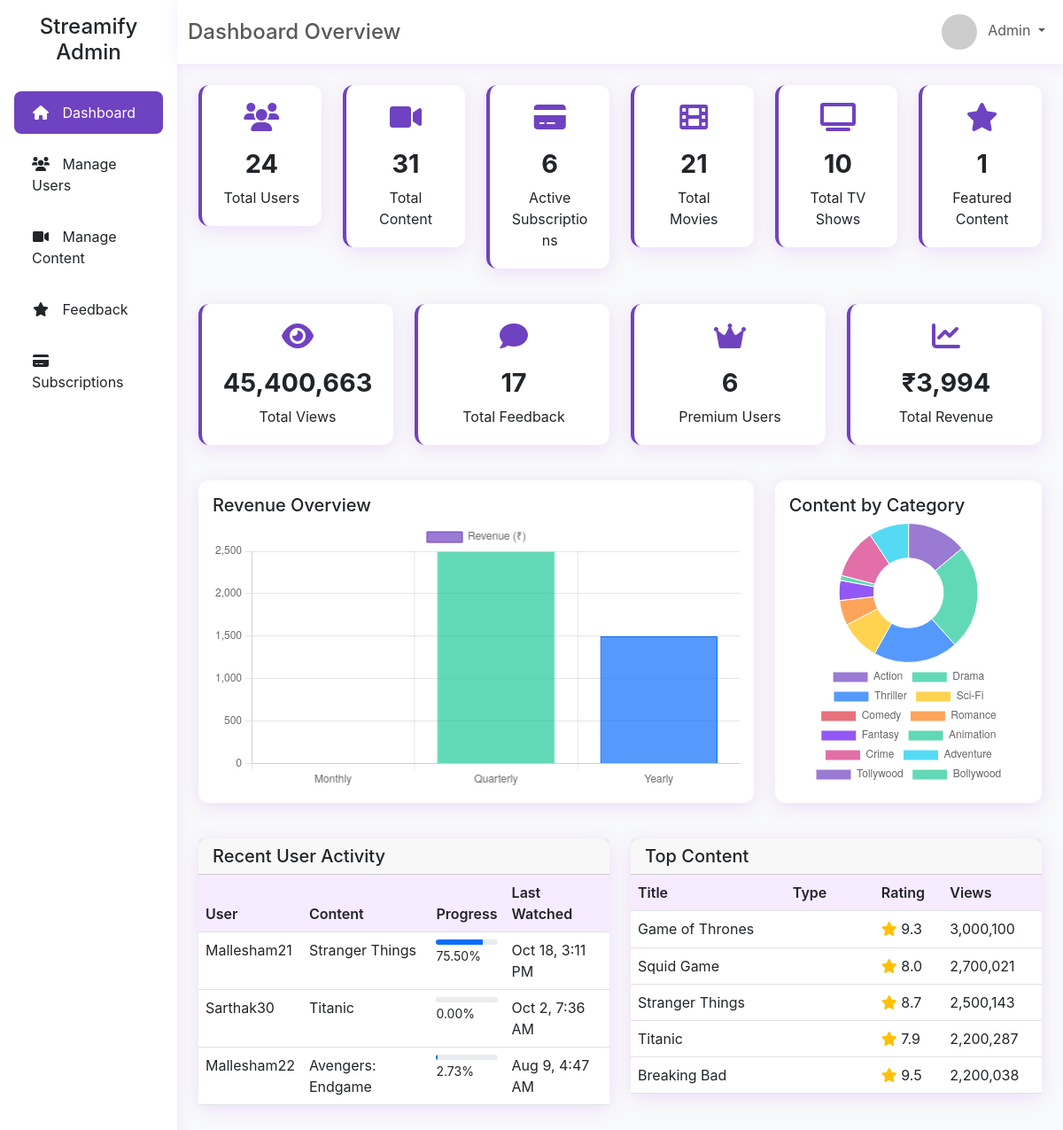
The app's page /Admin/index.php, older data.
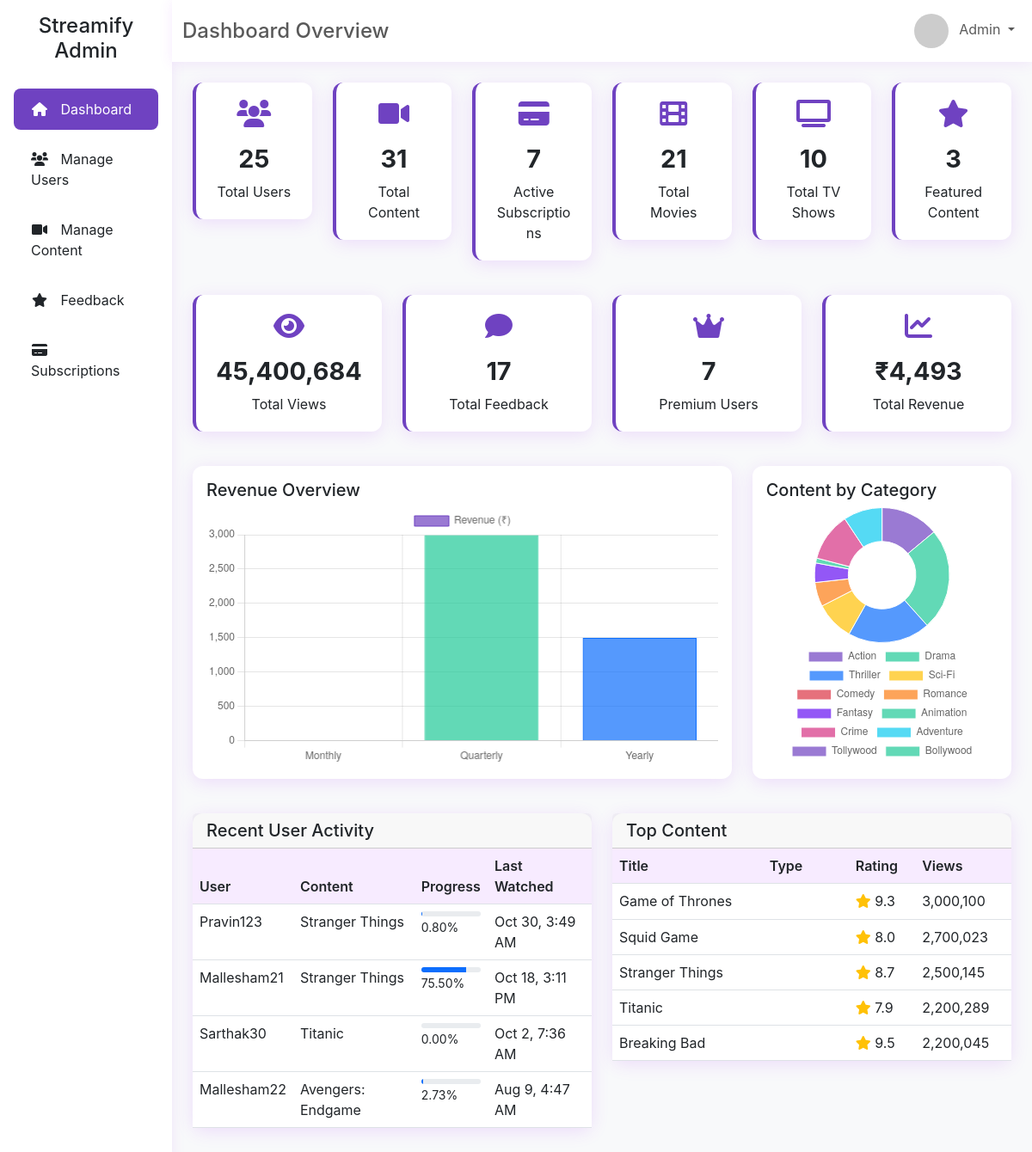
The same page, newer data.
### tables this page shows
CREATE TABLE IF NOT EXISTS `watch_history` (
  `history_id` int(11) NOT NULL AUTO_INCREMENT,
  `user_id` int(11) DEFAULT NULL,
  `content_id` int(11) DEFAULT NULL,
  `progress_percent` decimal(5,2) DEFAULT 0.00,
  `last_watched` timestamp NOT NULL DEFAULT current_timestamp() ON UPDATE current_timestamp(),
  `rating` int(11) DEFAULT NULL,
  PRIMARY KEY (`history_id`),
  KEY `user_id` (`user_id`),
  KEY `content_id` (`content_id`)
);

CREATE TABLE IF NOT EXISTS `users` (
  `user_id` int(11) NOT NULL AUTO_INCREMENT,
  `username` varchar(50) NOT NULL,
  `email` varchar(100) NOT NULL,
  `mobile_no` varchar(15) DEFAULT NULL,
  `password_hash` varchar(255) NOT NULL,
  `profile_pic` varchar(255) DEFAULT NULL,
  `role` enum('user','admin') DEFAULT 'user',
  `subscription_type` enum('free','premium') DEFAULT 'free',
  `is_premium` tinyint(1) DEFAULT 0,
  `created_at` timestamp NOT NULL DEFAULT current_timestamp(),
  `last_login` timestamp NULL DEFAULT NULL,
  PRIMARY KEY (`user_id`),
  UNIQUE KEY `username` (`username`),
  UNIQUE KEY `email` (`email`)
);

CREATE TABLE IF NOT EXISTS `content` (
  `content_id` int(11) NOT NULL AUTO_INCREMENT,
  `title` varchar(100) NOT NULL,
  `description` text DEFAULT NULL,
  `content_type` enum('movie','tv_show') NOT NULL,
  `release_year` int(11) NOT NULL,
  `thumbnail_url` varchar(255) DEFAULT NULL,
  `banner_url` varchar(255) DEFAULT NULL,
  `rating` decimal(3,1) DEFAULT NULL,
  `created_at` timestamp NOT NULL DEFAULT current_timestamp(),
  `video_path` varchar(255) DEFAULT NULL,
  `featured` tinyint(1) DEFAULT 0,
  `is_premium` tinyint(1) DEFAULT 0,
  `views` int(10) UNSIGNED NOT NULL DEFAULT 0,
  `duration` int(11) DEFAULT NULL,
  `schedule_date` datetime DEFAULT NULL,
  `is_scheduled` tinyint(1) DEFAULT 0,
  PRIMARY KEY (`content_id`),
  KEY `idx_scheduled_release` (`is_scheduled`,`schedule_date`)
);

### Admin/index.php (the view, shortened to what the rows shown need)
<!DOCTYPE html>
<html lang="en">
<head>
    <link href="https://cdn.jsdelivr.net/npm/bootstrap@5.3.0-alpha1/dist/css/bootstrap.min.css" rel="stylesheet">
    <link rel="stylesheet" href="https://cdnjs.cloudflare.com/ajax/libs/font-awesome/6.0.0/css/all.min.css">
</head>
<body>
    <?php
    $conn = new mysqli('localhost', 'root', '', 'Streamify');
    $activity_query = "SELECT u.username, c.title, wh.progress_percent, wh.last_watched
                      FROM watch_history wh
                      JOIN users u ON wh.user_id = u.user_id
                      JOIN content c ON wh.content_id = c.content_id
                      ORDER BY wh.last_watched DESC LIMIT 5";
    $activity_result = $conn->query($activity_query);
    ?>
    <div class="container-fluid">
        <div class="row">
            <div class="col-md-9 col-lg-10 ml-auto p-0">
                <div class="p-4">
                    <div class="row">
                        <div class="col-md-6 mb-3">
                            <div class="card">
                                <div class="card-body p-0">
                                    <div class="table-responsive">
                                        <table class="table table-hover mb-0">
                                            <thead>
                                                <tr>
                                                    <th>User</th>
                                                    <th>Content</th>
                                                    <th>Progress</th>
                                                    <th>Last Watched</th>
                                                </tr>
                                            </thead>
                                            <tbody>
                                                <?php while($activity = $activity_result->fetch_assoc()): ?>
                                                <tr>
                                                    <td><?php echo $activity['username']; ?></td>
                                                    <td><?php echo $activity['title']; ?></td>
                                                    <td>
                                                        <div class="progress">
                                                            <div class="progress-bar" role="progressbar" style="width: <?php echo $activity['progress_percent']; ?>%;"></div>
                                                        </div>
                                                        <small><?php echo $activity['progress_percent']; ?>%</small>
                                                    </td>
                                                    <td><?php echo date('M j, g:i A', strtotime($activity['last_watched'])); ?></td>
                                                </tr>
                                                <?php endwhile; ?>
                                            </tbody>
                                        </table>
                                    </div>
                                </div>
                            </div>
                        </div>
                        <div class="col-md-6 mb-3">
                            <div class="card">
                                <div class="card-body p-0">
                                    <div class="table-responsive">
                                        <table class="table table-hover mb-0">
                                            <thead>
                                                <tr>
                                                    <th>Title</th>
                                                    <th>Type</th>
                                                    <th>Rating</th>
                                                    <th>Views</th>
                                                </tr>
                                            </thead>
                                            <tbody>
                                                <?php
                                                $top_content_query = "SELECT title, content_type, rating, views FROM content ORDER BY views DESC LIMIT 5";
                                                $top_content_result = $conn->query($top_content_query);
                                                while($content = $top_content_result->fetch_assoc()):
                                                ?>
                                                <tr>
                                                    <td><?php echo $content['title']; ?></td>
                                                    <td>
                                                        <span class="badge <?php echo $content['content_type'] == 'movie' ? 'badge-movie' : 'badge-tv-show'; ?>">
                                                        </span>
                                                    </td>
                                                    <td>
                                                        <i class="fas fa-star text-warning"></i> <?php echo $content['rating']; ?>
                                                    </td>
                                                    <td><?php echo number_format($content['views']); ?></td>
                                                </tr>
                                                <?php endwhile; ?>
                                            </tbody>
                                        </table>
                                    </div>
                                </div>
                            </div>
                        </div>
                    </div>
                </div>
            </div>
        </div>
    </div>
</body>
</html>

Row changes from the older to the newer data that the page shows:
added watch_history: user.username "Pravin123", content.title "Stranger Things", progress_percent "0.80", last_watched "Oct 30, 3:49 AM"
changed content "Squid Game": views "2,700,021" → "2,700,023"
changed content "Stranger Things": views "2,500,143" → "2,500,145"
changed content "Titanic": views "2,200,287" → "2,200,289"
changed content "Breaking Bad": views "2,200,038" → "2,200,045"
Text that changed along with them:
$total_users: "24" → "25"
$active_subs: "6" → "7"
$total_featured: "1" → "3"
$total_views: "45,400,663" → "45,400,684"
$total_premium_users: "6" → "7"
chart data {{ $revenue_data['quarterly_revenue'] }}: 2495.00 → 2994.00
text no longer shown: "3,994"
text now shown: "4,493"
